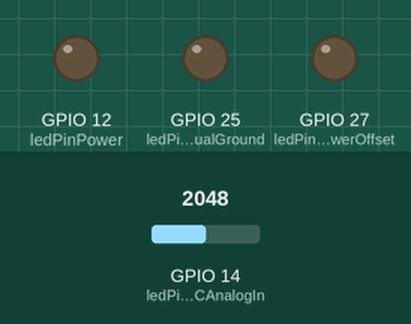
Recording of a sketch running on a simulated ESP32. Parts: output pins drawn as LEDs (lit = HIGH). Dashed ring = blinking. The test bench sets the inputs (shaded band); at power-on: GPIO 14 (ledPinADCAnalogIn) = 2048. What the sketch prints to the serial monitor is not drawn.

Above: at 0.0 s.
At 5.4 s:
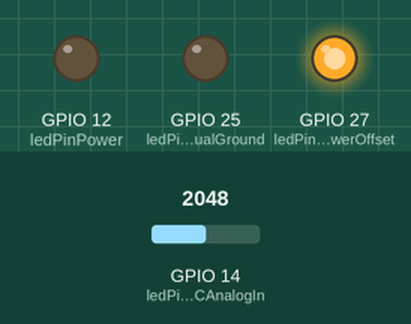
At 6.48 s:
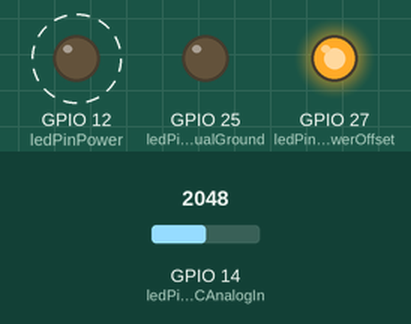
Timing chart, 0 to 9.3 s (numbered marks = the images above):
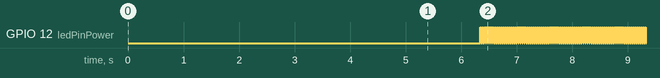

The sketch:

The_Shy_LED.ino
```cpp
// (licence header left out)
const int LEDOffsetVoltWhileShiningFlashLight = 130; // Relative value for any LED color. // 1700 Absolute value for green LED.

const int ledPinPower           = 12;
const int ledPinVirtualGround   = 25;
const int ledPinHalfPowerOffset = 27;
const int ledPinADCAnalogIn     = 14;

int initial_value = 0;
int curr_value    = 0;

int counter = 0;

const int bufferSize = 20;
int last[bufferSize]; // = {0, 0, 0, 0, 0};

int measureLEDVoltage(){
	int valueAccumulator = 0;

  // Write led power pin as LOW.
  digitalWrite(ledPinPower, LOW);
  delay(1);

	// Config led power pin as input Hi Z (High impedance).
	pinMode(ledPinPower, INPUT);

	// Config led virtual ground pin as input Hi Z (High impedance).
	pinMode(ledPinVirtualGround, INPUT);

	// Config led virtual half power offset pin as OUTPUT.
	pinMode(ledPinHalfPowerOffset, OUTPUT);

	// Write led virtual half power offset pin HIGH 3.3V.
	digitalWrite(ledPinHalfPowerOffset, HIGH);

	// Measure LED ADC voltage drop with half high voltage offset....
  delay(10);
	valueAccumulator = 0;
  	for(int i = 0; i < 40; i++){
    	valueAccumulator += analogRead(ledPinADCAnalogIn);
  	}
  	valueAccumulator /= 40;

	// Config led virtual half power offset pin as INPUT.
	pinMode(ledPinHalfPowerOffset, INPUT);

	// Config led power pin as OUTPUT.
	pinMode(ledPinPower, OUTPUT);

	// Config led virtual ground pin as OUTPUT.
	pinMode(ledPinVirtualGround, OUTPUT);

	// Write led virtual ground pin LOW 0V.
	digitalWrite(ledPinVirtualGround, LOW);

	return valueAccumulator;
}

void turnLEDOn(){
	digitalWrite(ledPinPower, HIGH);
}

void turnLEDOff(){
	digitalWrite(ledPinPower, LOW);
}

float updateMeanBufferInitialization(float curr_value_par_init){
  for(int i= (bufferSize - 1); i > 0; i--){
    last[i] = curr_value_par_init;
  }
  last[0] = curr_value_par_init;

  float meanValue = 0;
  for(int i=0; i < bufferSize; i++){
    meanValue += last[i];
  }
  meanValue = meanValue / bufferSize;

  return meanValue;
}

float updateMeanBuffer(float curr_value_par){
  if (curr_value_par < 1000)
    curr_value_par = 1000;

  /*
  last[2] = last[1];
  last[1] = last[0];
  last[0] = curr_value;
  */

  for(int i= (bufferSize - 1); i > 0; i--){
    last[i] = last[i-1];
  }
  last[0] = curr_value_par;

  float meanValue = 0;
  for(int i=0; i < bufferSize; i++){
    meanValue += last[i];
  }
  meanValue = meanValue / bufferSize;

  return meanValue;
}

void setup(){
	Serial.begin(115200);
	delay(5000);

	pinMode(ledPinADCAnalogIn, INPUT);

  // Initialize the mean.
  initial_value = measureLEDVoltage();
  updateMeanBufferInitialization(initial_value);
  // Converge the running mean.
  for(int i=0; i<bufferSize; i++){
    initial_value = measureLEDVoltage();
    initial_value = updateMeanBuffer(initial_value);
  }
  delay(1000);

  Serial.println("begin initial_value");
  Serial.println(initial_value);
  Serial.println("end initial_value");
}

void loop(){
  delay(1);
	curr_value = measureLEDVoltage();
	// Serial.println(curr_value);

  float meanValue = updateMeanBuffer(curr_value);
  Serial.println(meanValue);

	// if (curr_value > initial_value + LEDOffsetVoltWhileShiningFlashLight){
  if (meanValue > initial_value + LEDOffsetVoltWhileShiningFlashLight){
	  turnLEDOff();
		// Serial.println("OFF");
	}
	else{
		turnLEDOn();
	}
	// Faster then "eye sample rate", 25Hz.
	delay(20);
}
```

Measured:
- by itself, GPIO 12 (ledPinPower): alternates HIGH for 0.02 s and LOW for 0.02 s
